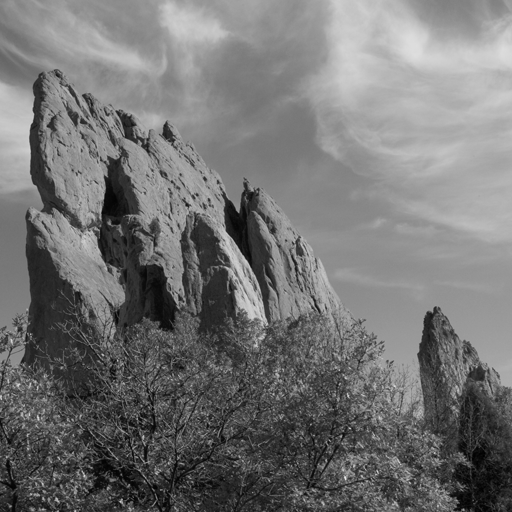
#> input picture lab_6/lab_6/solution1/csim/build/rock512.pgm, 512 x 512 px
$ python show_imgs.py
#> lines starting #> are read from the running program, lines starting #| are printed output that depends on the picture
import matplotlib.pyplot as plt

if __name__ == "__main__":

    path = "lab_6/solution1/csim/build/"
    base_img = plt.imread(path + "rock512.pgm")
#> base_img is the input picture: shape (512, 512); min 0, max 232, mean 115.5
    sw_img = plt.imread(path + "output_sw.pgm")
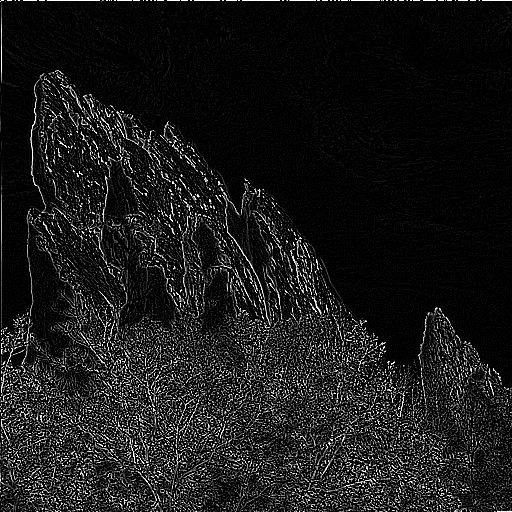
#> input picture lab_6/lab_6/solution1/csim/build/output_sw.pgm, 512 x 512 px
#> sw_img is the input picture: shape (512, 512); min 0, max 255, mean 25.4
    hw_img = plt.imread(path + "output_hw.pgm")
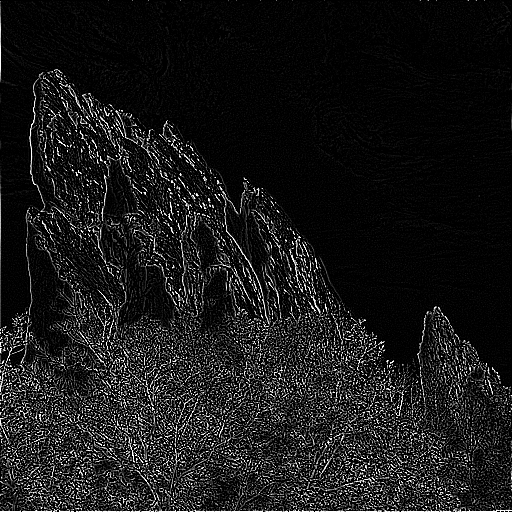
#> input picture lab_6/lab_6/solution1/csim/build/output_hw.pgm, 512 x 512 px
#> hw_img is the input picture: shape (512, 512); min 0, max 255, mean 25.4
    pynq_img = plt.imread("hw_rslt/output_accel.pgm")
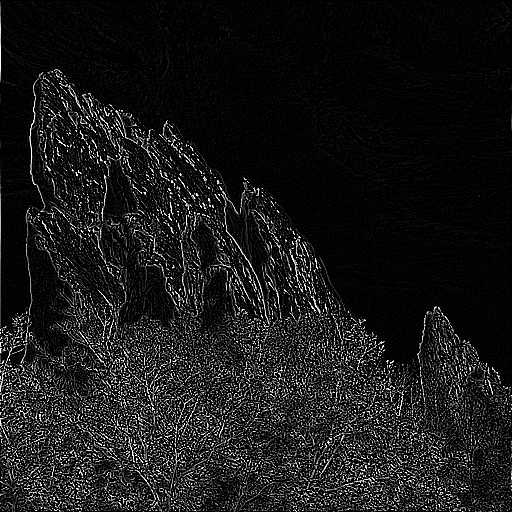
#> input picture lab_6/hw_rslt/output_accel.pgm, 512 x 512 px
#> pynq_img is the input picture: shape (512, 512); min 0, max 255, mean 25

    fig = plt.figure(figsize=(12,6))

    ax = plt.subplot(141)
    plt.imshow(base_img, cmap="gray")
    ax.set_title("Base")

    ax = plt.subplot(142)
    plt.imshow(sw_img, cmap="gray")
    ax.set_title("Software (C++)")

    ax = plt.subplot(143)
    plt.imshow(hw_img, cmap="gray")
    ax.set_title("Hardware (Simulated)")

    ax = plt.subplot(144)
    plt.imshow(pynq_img, cmap="gray")
    ax.set_title("Hardware (Implemented)")

    plt.show()
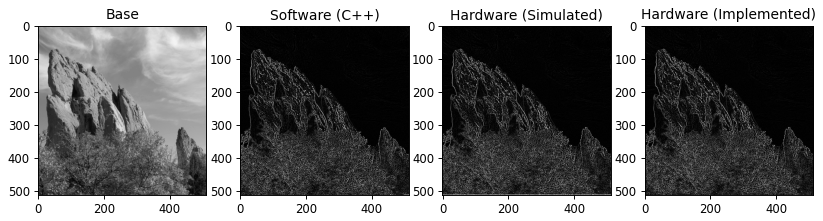
#> figure drawn by matplotlib, 4 panels
